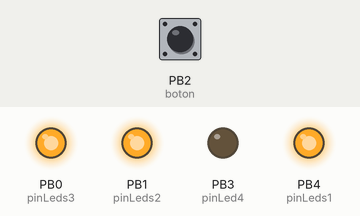
This sketch was run on a simulated ATtiny85, built with avr-gcc and run on an emulated ATtiny85. On the bench: output pins drawn as LEDs (lit = HIGH). Inputs (shaded band) come from the test bench; at power-on: PB2 (boton) HIGH. Sleep ends after the set time or at an interrupt; random numbers use the default seed unless the sketch sets one.

Above: at 0.1 s.
At 0.6 s:
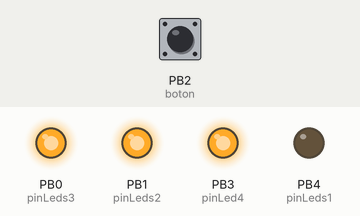
At 1.1 s:
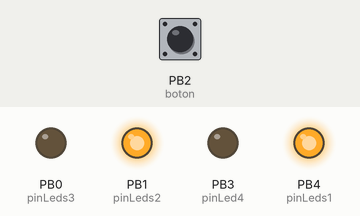
At 1.6 s:
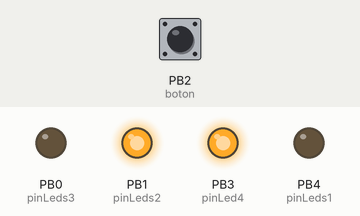
At 2.1 s:
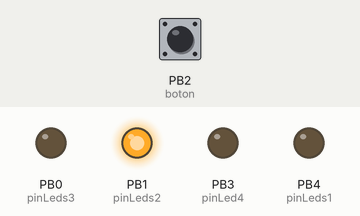
At 3.1 s:
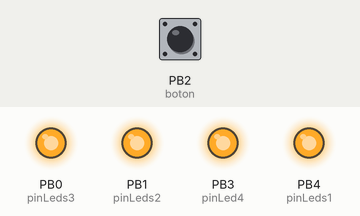
Timing chart, 0 to 4.6 s (numbered marks = the images above):
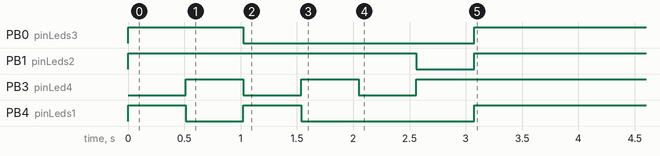

The sketch:

Attiny85_Dado.ino
```cpp
// Attiny dado

#include <avr/interrupt.h>
#include <avr/sleep.h>
#include <avr/wdt.h>

const int pinSinUso = 5;        //(pin1)
const int pinLeds1 = 4;         //(pin3)
const int pinLeds2 = 1;         //(pin6)
const int pinLeds3 = 0;         //(pin5)
const int pinLed4 = 3;          //(pin2)
const int boton = 2;            //(pin7)
const int tiempo = 2000;

volatile int wd_counter = 0;

ISR(WDT_vect)
{
    wd_counter++;
}

void Int0ISR()
{
   detachInterrupt(INT0);   // desactivar INT0 (GIMSK &= ~(1<<INT0))
}

void setup ()
{
    // Pines de salida (leds)
    pinMode(pinLeds1, OUTPUT);
    pinMode(pinLeds2, OUTPUT);
    pinMode(pinLeds3, OUTPUT);
    pinMode(pinLed4, OUTPUT);

    // Pin de entrada (boton) y resistencia de pull-up interna activa
    pinMode(boton, INPUT);
    digitalWrite(boton, HIGH);

    // Establece modo de bajo consumo
    set_sleep_mode(SLEEP_MODE_PWR_DOWN);

    randomSeed(micros()* analogRead(pinSinUso));

    animacion();
}

void loop()
{
    if(digitalRead(boton) == HIGH)
    {
        aDormir();
        funcionalidad();
    }
}

void aDormir()
{
    attachInterrupt(0, Int0ISR, LOW);  // activar INT0 (GIMSK |= (1<<INT0))

    //sleep_mode(); // Sustituye a las tres siguientes lineas
    sleep_enable();
    sleep_cpu();
    sleep_disable();
}

void funcionalidad()
{
    dado(random(1, 7));   // El limite maximo se excluye (7)
    wd_delay(tiempo);
    dado(0);
}

void dado(int num)
{
    if(num == 1)
        digitalWrite(pinLed4, LOW);
    else if(num == 2)
        digitalWrite(pinLeds1, LOW);
    else if(num == 3)
    {
        digitalWrite(pinLeds3, LOW);
        digitalWrite(pinLed4, LOW);
    }
    else if(num == 4)
    {
        digitalWrite(pinLeds1, LOW);
        digitalWrite(pinLeds3, LOW);
    }
    else if(num == 5)
    {
        digitalWrite(pinLeds1, LOW);
        digitalWrite(pinLeds3, LOW);
        digitalWrite(pinLed4, LOW);
    }
    else if(num == 6)
    {
        digitalWrite(pinLeds1, LOW);
        digitalWrite(pinLeds2, LOW);
        digitalWrite(pinLeds3, LOW);
    }
    else
    {
       digitalWrite(pinLeds1, HIGH);
       digitalWrite(pinLeds2, HIGH);
       digitalWrite(pinLeds3, HIGH);
       digitalWrite(pinLed4, HIGH);
    }
}

void animacion()
{
    dado(0);
    dado(1);
    wd_delay(500);
    dado(0);
    dado(2);
    wd_delay(500);
    dado(0);
    dado(3);
    wd_delay(500);
    dado(0);
    dado(4);
    wd_delay(500);
    dado(0);
    dado(5);
    wd_delay(500);
    dado(0);
    dado(6);
    wd_delay(500);
    dado(0);
}

void wd_delay(unsigned long t_ms) // OJO: LA SENSIBILIDAD SERA DE 15MS (UN CAMBIO MENOR A 15MS NO SE DETECTA Y, EL VALOR MINIMO SERA DE 15MS)
{
    int num_veces = 0;

    set_sleep_mode(SLEEP_MODE_PWR_DOWN);

    if(t_ms == 15)
    {
        setup_watchdog(WDTO_15MS);
        sleep_mode();
    }
    else if(t_ms == 30)
    {
        setup_watchdog(WDTO_30MS);
        sleep_mode();
    }
    else if(t_ms == 60)
    {
        setup_watchdog(WDTO_60MS);
        sleep_mode();
    }
    else if(t_ms == 120)
    {
        setup_watchdog(WDTO_120MS);
        sleep_mode();
    }
    else if(t_ms == 250)
    {
        setup_watchdog(WDTO_250MS);
        sleep_mode();
    }
    else if(t_ms == 500)
    {
        setup_watchdog(WDTO_500MS);
        sleep_mode();
    }
    else if(t_ms == 1000)
    {
        setup_watchdog(WDTO_1S);
        sleep_mode();
    }
    else if(t_ms == 2000)
    {
        setup_watchdog(WDTO_2S);
        sleep_mode();
    }
    else if(t_ms == 4000)
    {
        setup_watchdog(WDTO_4S);
        sleep_mode();
    }
    else if(t_ms == 8000)
    {
        setup_watchdog(WDTO_8S);
        sleep_mode();
    }
    else
    {
        num_veces = t_ms/15;
        while(wd_counter < num_veces)
        {
            setup_watchdog(WDTO_15MS);
            sleep_mode();
        }
    }

    wdt_disable();
    wd_counter = 0;
}

void setup_watchdog(int timerPrescaler)
{
    if ((timerPrescaler < 0) || (timerPrescaler > 10))
        timerPrescaler = WDTO_15MS;

    byte bb = timerPrescaler & 7;
    if(timerPrescaler > 7)
        bb |= (1<<5); // Establece los bits necesarios

    MCUSR &= ~(1<<WDRF); // Limpia el flag de reset del watchdog
    WDTCR |= (1<<WDCE) | (1<<WDE); // Activa el watchdog
    WDTCR = bb; // Establece el Timeout del watchdog
    WDTCR |= _BV(WDIE); // Activa la interrupcion del watchdog
}
```
